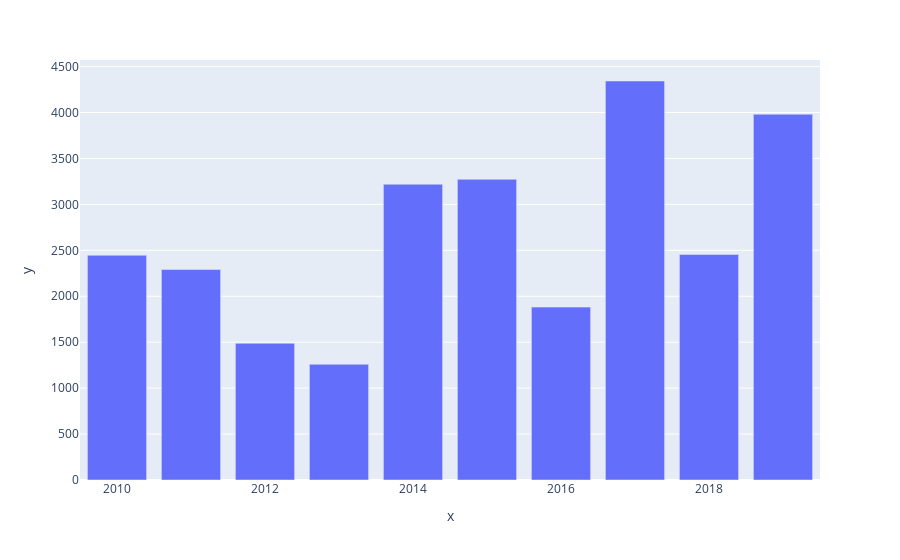

Notebook code cell kept with this figure:
### Code cell
px.bar(x=years,y=sales)

### Figure 1 — Plotly figure (JSON) as saved in the notebook; plotly's stock layout.template omitted (floating-point values rounded to 4 significant figures)
{"data": [{"alignmentgroup": "True", "hovertemplate": "x=%{x}<br>y=%{y}<extra></extra>", "legendgroup": "", "marker": {"color": "#636efa", "pattern": {"shape": ""}}, "name": "", "offsetgroup": "", "orientation": "v", "showlegend": false, "textposition": "auto", "type": "bar", "x": [2010, 2011, 2012, 2013, 2014, 2015, 2016, 2017, 2018, 2019], "xaxis": "x", "y": [2446, 2291, 1488, 1260, 3219, 3273, 1882, 4343, 2455, 3981], "yaxis": "y"}], "layout": {"barmode": "relative", "legend": {"tracegroupgap": 0}, "margin": {"t": 60}, "xaxis": {"anchor": "y", "domain": [0, 1], "title": {"text": "x"}}, "yaxis": {"anchor": "x", "domain": [0, 1], "title": {"text": "y"}}}}
